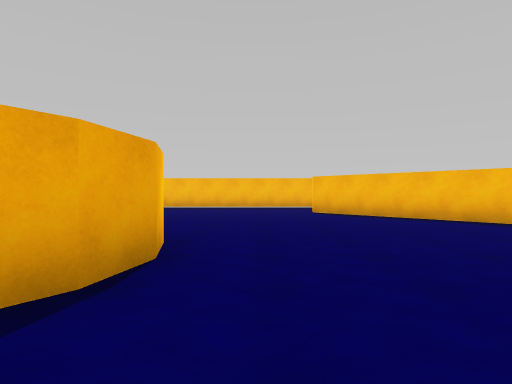
View 1 (above)

17 first-person views from a walk through a Unity game level. The camera is 1.2 m above the floor, looks level and sees 75° across. The floor is counted in squares, 2 m on a side. Each view is taken from the middle of a square. On the plan, view 1 faces up. The plan holds only what a view shows up to about 10 squares ahead; the rest is blank. The place goes on beyond the plan.

View 2
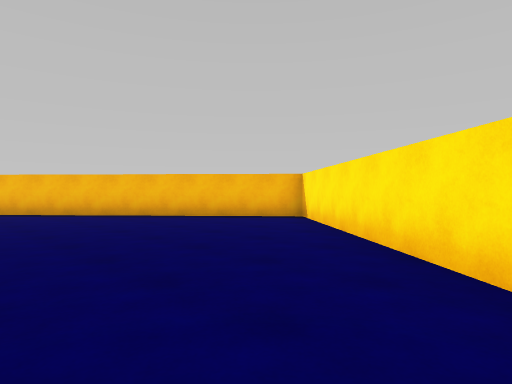

View 3
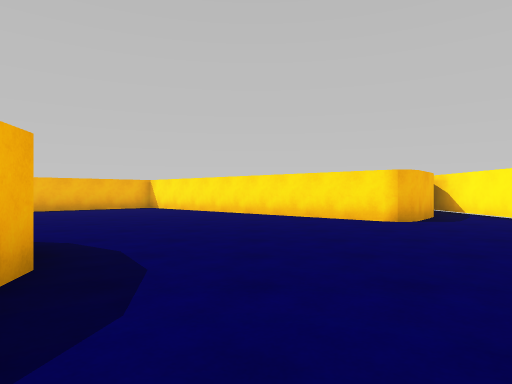

View 4
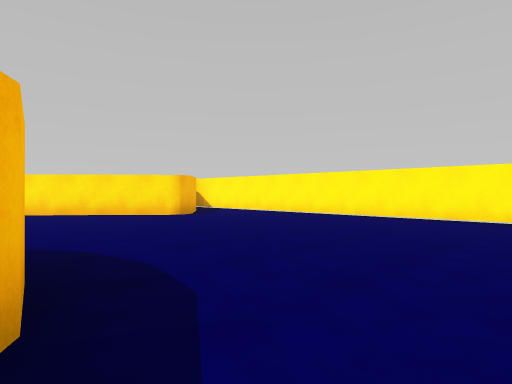

View 5
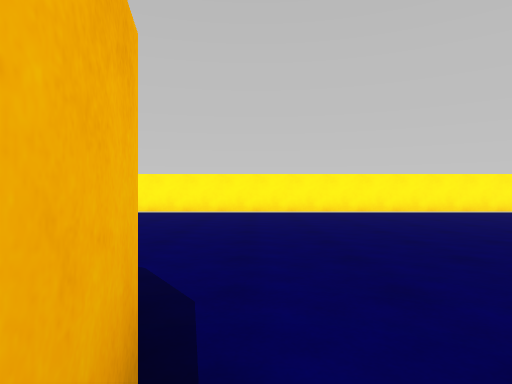

View 6
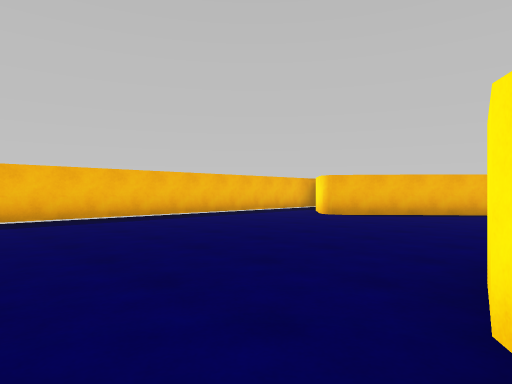

View 7
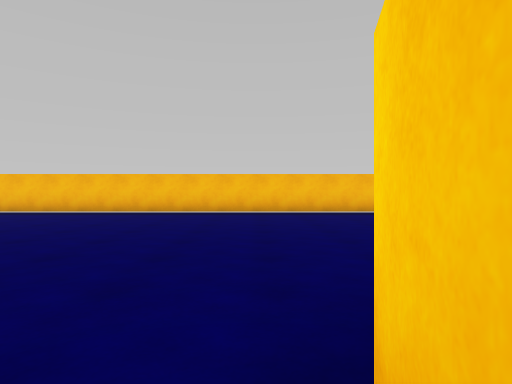

View 8
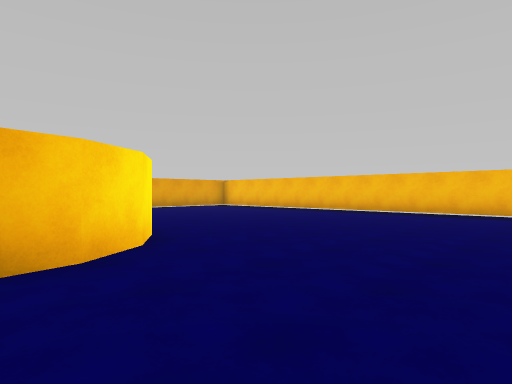

View 9
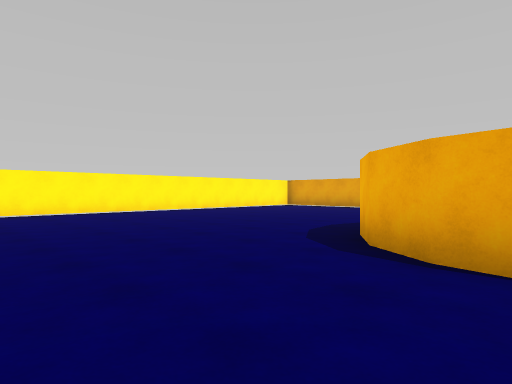

View 10
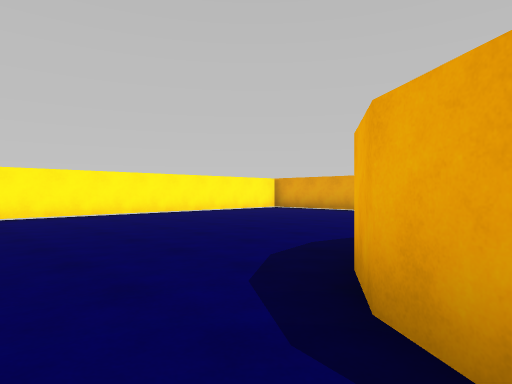

View 11
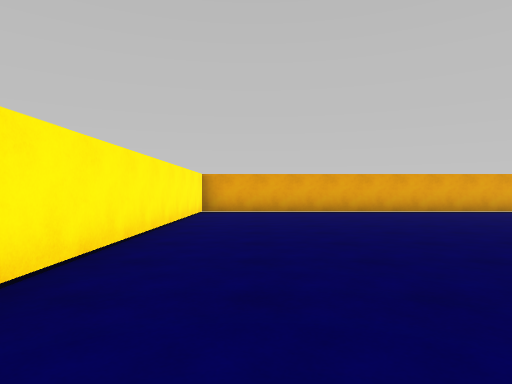

View 12
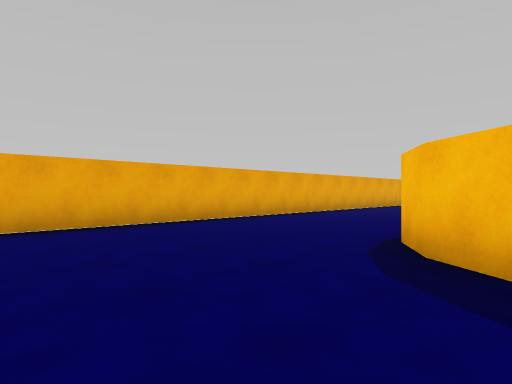

View 13
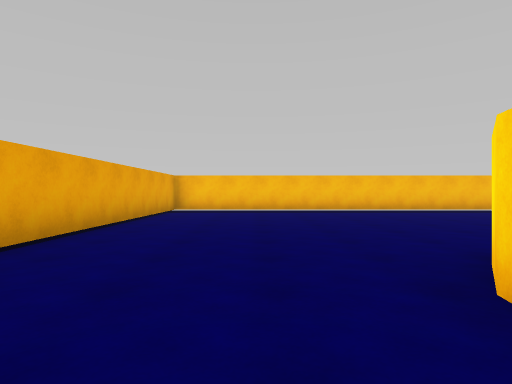

View 14
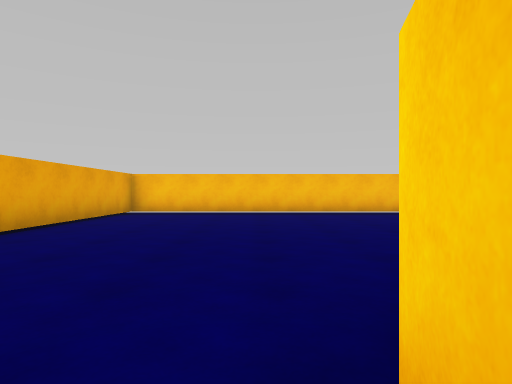

View 15
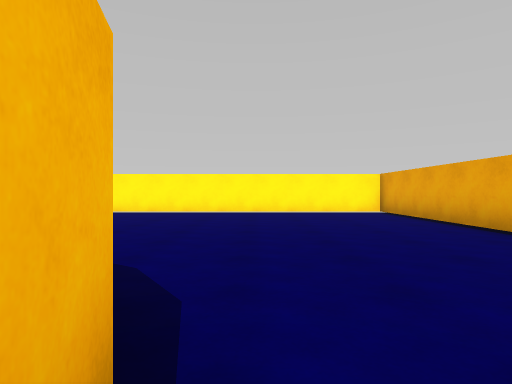

View 16
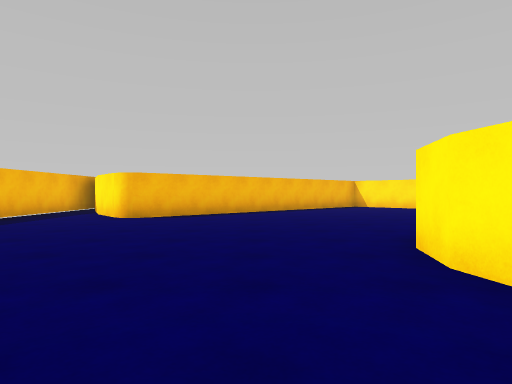

View 17
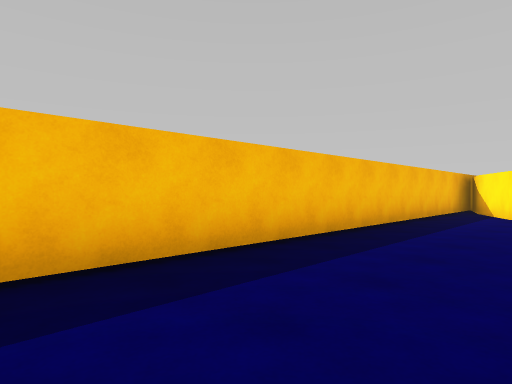

### Floor plan
Points are (right, up) in squares from view 1. A wall is a line through its corners. A room is listed if a view was taken in it or the views show most of it. See-through windows are left out.
Room 1 (views 1, 2, 3, 4, 5, 6, 7, 8, 9, 10, 11, 12, 13, 14, 15, 16, 17)
walls: (-5.8, 3.2) (-5.7, 4); (-5.7, 2) (-5.8, 2.8); (-11.9, 2.7) (-12, 2.1) (-12.6, 1.3) (-13.4, 0.7); (-4.2, 5.3) (-3.4, 5.5) (-2.3, 5.3); (-3.5, 0.6) (-4.4, 0.7); (-13.3, 5.3) (-12.6, 4.8) (-12, 4) (-11.9, 3.4); (-2.3, 0.7) (-2.9, 0.6); (-1.1, 4) (-0.9, 3) (-1.1, 2.1) (-1.4, 1.6); (-15.3, 0.7) (-16.1, 1.3) (-16.6, 2.1) (-16.7, 2.7); (-16.7, 3.4) (-16.6, 3.9) (-16.1, 4.7); (1.8, -3.6) (7.6, 3) (1.7, 9.7) (1.7, 10.2); (1.9, 10.4) (3, 11.2); (2.9, -5.2) (1.9, -4.4); (2.9, 11.2) (4.7, 12.1); (2.2, -6.5) (5, -6.5); (5.6, 12.5) (-20.5, 12.5) (-20.5, -6.5) (0.6, -6.5)

Where each view was taken, in squares from view 1:
view 1: 0 up, 0 right, facing up
view 2: 2 down, 1 right, facing up-right
view 3: 1 down, 5 left, facing right
view 4: 1 up, 6 left, facing down-right
view 5: 3 up, 6 left, facing down
view 6: 5 up, 6 left, facing up-right
view 7: 3 up, 6 left, facing up
view 8: 3 up, 9 left, facing up-left
view 9: 3 up, 9 left, facing down-left
view 10: 2 up, 11 left, facing down-left
view 11: 5 down, 11 left, facing left
view 12: 2 down, 15 left, facing up-left
view 13: 2 up, 18 left, facing up
view 14: 3 up, 17 left, facing up
view 15: 3 up, 17 left, facing down
view 16: 7 up, 6 left, facing right
view 17: 10 up, 6 left, facing up-right
